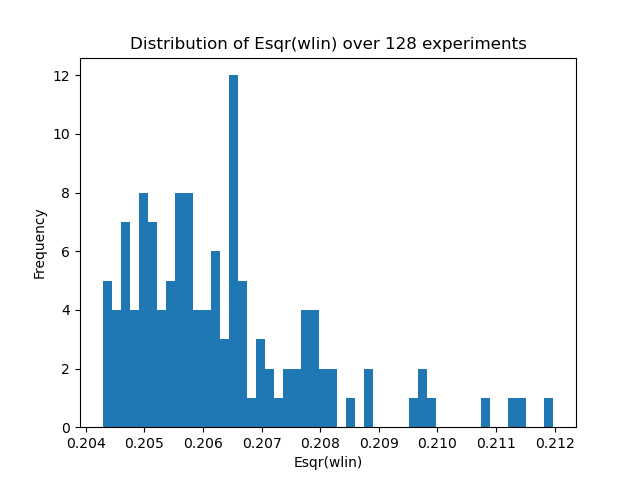

Source code (Python):
import numpy as np
import matplotlib.pyplot as plt

# Function to generate data based on the given process
def generate_data(N, mean, cov, label):
    # [1, 1, 1, ...]^T + x1 + x2 stack in horizontal direction
    x = np.hstack((np.ones((N, 1)), np.random.multivariate_normal(mean, cov, N)))
    y = label * np.ones((N, 1))
    return x, y

# Generate training data
N_train = 256
mean_pos = [3, 2]
cov_pos = [[0.4, 0], [0, 0.4]]

mean_neg = [5, 0]
cov_neg = [[0.6, 0], [0, 0.6]]

# Generate test data
N_test = 4096
X_test_pos, y_test_pos = generate_data(N_test // 2, mean_pos, cov_pos, 1)
X_test_neg, y_test_neg = generate_data(N_test // 2, mean_neg, cov_neg, -1)

X_test = np.vstack((X_test_pos, X_test_neg))
y_test = np.vstack((y_test_pos, y_test_neg))

# Linear regression algorithm
def linear_regression(X, y):
    w_lin = np.linalg.inv(X.T @ X) @ X.T @ y
    return w_lin

num_experiments = 128
esqr_values = []

for i in range(num_experiments):
    # Set a different random seed for each experiment
    np.random.seed(i)
    
    X_train_pos, y_train_pos = generate_data(N_train // 2, mean_pos, cov_pos, 1)
    X_train_neg, y_train_neg = generate_data(N_train // 2, mean_neg, cov_neg, -1)

    X_train = np.vstack((X_train_pos, X_train_neg))
    y_train = np.vstack((y_train_pos, y_train_neg))
    
    # Shuffle the training data
    indices = np.random.permutation(N_train)
    X_train = X_train[indices]
    y_train = y_train[indices]
    
    # # Run linear regression
    w_lin = linear_regression(X_train, y_train)

    # Calculate squared in-sample error
    esqr = np.mean((X_test @ w_lin - y_test)**2)
    esqr_values.append(esqr)

# Plot histogram of Esqr(wlin)
plt.hist(esqr_values, bins=50)
plt.xlabel('Esqr(wlin)')
plt.ylabel('Frequency')
plt.title('Distribution of Esqr(wlin) over 128 experiments')
plt.savefig('linear_model_9.png')

# Calculate median Esqr
median_esqr = np.median(esqr_values)
print(f"Median Esqr over 128 experiments: {median_esqr}")
